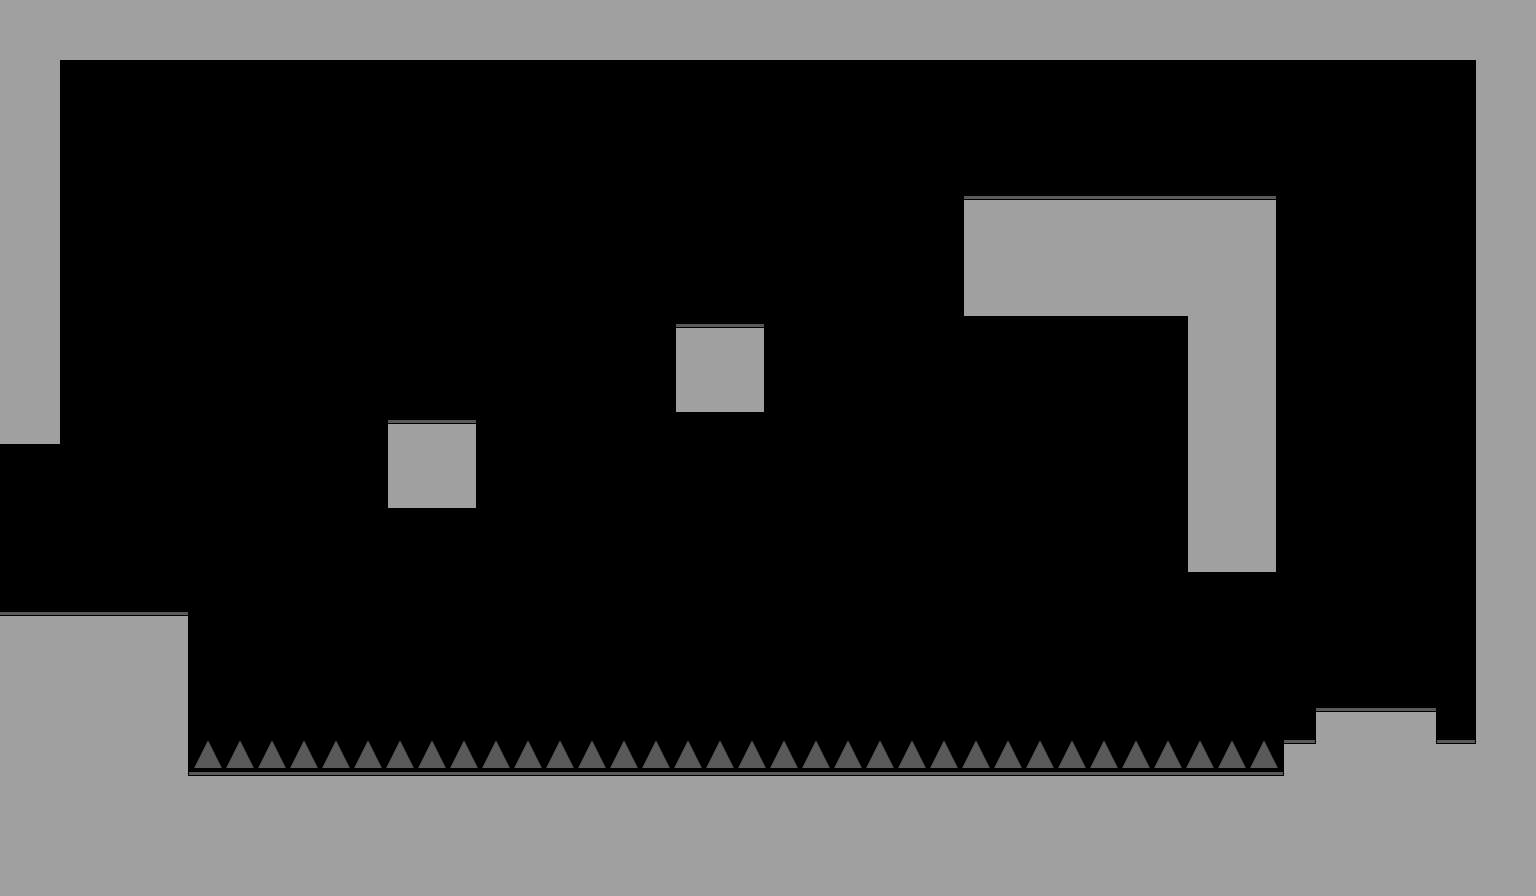

A 2D game scene composited from a Tiled map and its tileset images. What follows is a short description and the map's XML, with every tile layer's data as written:
An orthogonal 48x28 tile map with 32x32 px tiles, 1 tile layer (main-layer) and 11 objects (8x props::BombCrate, background::Parallax, collectibles::Powerup, left).

<map version="1.0" orientation="orthogonal" renderorder="right-down" width="48" height="28" tilewidth="32" tileheight="32" nextobjectid="28">
 <properties>
  <property name="tileset" value="level1" />
 </properties>
 <tileset firstgid="1" name="tilemap1" tilewidth="32" tileheight="32" tilecount="20" columns="5">
  <image source="tilemap1.png" width="160" height="128" />
  <terraintypes>
   <terrain name="terrain" tile="-1" />
  </terraintypes>
  <tile id="0" terrain=",,,0" />
  <tile id="1" terrain=",,0,0" />
  <tile id="2" terrain=",,0," />
  <tile id="3" terrain=",0,0,0" />
  <tile id="4" terrain="0,,0,0" />
  <tile id="5" terrain=",0,,0" />
  <tile id="6" terrain="0,0,0,0" />
  <tile id="7" terrain="0,,0," />
  <tile id="8" terrain="0,0,,0" />
  <tile id="9" terrain="0,0,0," />
  <tile id="10" terrain=",0,," />
  <tile id="11" terrain="0,0,," />
  <tile id="12" terrain="0,,," />
 </tileset>
 <layer name="main-layer" width="48" height="28">
  <data encoding="csv">
7,7,7,7,7,7,7,7,7,7,7,7,7,7,7,7,7,7,7,7,7,7,7,7,7,7,7,7,7,7,7,7,7,7,7,7,7,7,7,7,7,7,7,7,7,7,7,7,
7,10,12,12,12,12,12,12,12,12,12,12,12,12,12,12,12,12,12,12,12,12,12,12,12,12,12,12,12,12,12,12,12,12,12,12,12,12,12,12,12,12,12,12,12,12,9,7,
7,8,0,0,0,0,0,0,0,0,0,0,0,0,0,0,0,0,0,0,0,0,0,0,0,0,0,0,0,0,0,0,0,0,0,0,0,0,0,0,0,0,0,0,0,0,6,7,
7,8,0,0,0,0,0,0,0,0,0,0,0,0,0,0,0,0,0,0,0,0,0,0,0,0,0,0,0,0,0,0,0,0,0,0,0,0,0,0,0,0,0,0,0,0,6,7,
7,8,0,0,0,0,0,0,0,0,0,0,0,0,0,0,0,0,0,0,0,0,0,0,0,0,0,0,0,0,0,0,0,0,0,0,0,0,0,0,0,0,0,0,0,0,6,7,
7,8,0,0,0,0,0,0,0,0,0,0,0,0,0,0,0,0,0,0,0,0,0,0,0,0,0,0,0,0,0,0,0,0,0,0,0,0,0,0,0,0,0,0,0,0,6,7,
7,8,0,0,0,0,0,0,0,0,0,0,0,0,0,0,0,0,0,0,0,0,0,0,0,0,0,0,0,0,1,2,2,2,2,2,2,2,2,3,0,0,0,0,0,0,6,7,
7,8,0,0,0,0,0,0,0,0,0,0,0,0,0,0,0,0,0,0,0,0,0,0,0,0,0,0,0,0,6,7,7,7,7,7,7,7,7,8,0,0,0,0,0,0,6,7,
7,8,0,0,0,0,0,0,0,0,0,0,0,0,0,0,0,0,0,0,0,0,0,0,0,0,0,0,0,0,6,7,7,7,7,7,7,7,7,8,0,0,0,0,0,0,6,7,
7,8,0,0,0,0,0,0,0,0,0,0,0,0,0,0,0,0,0,0,0,0,0,0,0,0,0,0,0,0,11,12,12,12,12,12,12,9,7,8,0,0,0,0,0,0,6,7,
7,8,0,0,0,0,0,0,0,0,0,0,0,0,0,0,0,0,0,0,0,1,2,3,0,0,0,0,0,0,0,0,0,0,0,0,0,6,7,8,0,0,0,0,0,0,6,7,
7,8,0,0,0,0,0,0,0,0,0,0,0,0,0,0,0,0,0,0,0,6,7,8,0,0,0,0,0,0,0,0,0,0,0,0,0,6,7,8,0,0,0,0,0,0,6,7,
7,8,0,0,0,0,0,0,0,0,0,0,0,0,0,0,0,0,0,0,0,11,12,13,0,0,0,0,0,0,0,0,0,0,0,0,0,6,7,8,0,0,0,0,0,0,6,7,
12,13,0,0,0,0,0,0,0,0,0,0,1,2,3,0,0,0,0,0,0,0,0,0,0,0,0,0,0,0,0,0,0,0,0,0,0,6,7,8,0,0,0,0,0,0,6,7,
0,0,0,0,0,0,0,0,0,0,0,0,6,7,8,0,0,0,0,0,0,0,0,0,0,0,0,0,0,0,0,0,0,0,0,0,0,6,7,8,0,0,0,0,0,0,6,7,
0,0,0,0,0,0,0,0,0,0,0,0,11,12,13,0,0,0,0,0,0,0,0,0,0,0,0,0,0,0,0,0,0,0,0,0,0,6,7,8,0,0,0,0,0,0,6,7,
0,0,0,0,0,0,0,0,0,0,0,0,0,0,0,0,0,0,0,0,0,0,0,0,0,0,0,0,0,0,0,0,0,0,0,0,0,6,7,8,0,0,0,0,0,0,6,7,
0,0,0,0,0,0,0,0,0,0,0,0,0,0,0,0,0,0,0,0,0,0,0,0,0,0,0,0,0,0,0,0,0,0,0,0,0,11,12,13,0,0,0,0,0,0,6,7,
0,0,0,0,0,0,0,0,0,0,0,0,0,0,0,0,0,0,0,0,0,0,0,0,0,0,0,0,0,0,0,0,0,0,0,0,0,0,0,0,0,0,0,0,0,0,6,7,
2,2,2,2,2,3,0,0,0,0,0,0,0,0,0,0,0,0,0,0,0,0,0,0,0,0,0,0,0,0,0,0,0,0,0,0,0,0,0,0,0,0,0,0,0,0,6,7,
7,7,7,7,7,8,0,0,0,0,0,0,0,0,0,0,0,0,0,0,0,0,0,0,0,0,0,0,0,0,0,0,0,0,0,0,0,0,0,0,0,0,0,0,0,0,6,7,
7,7,7,7,7,8,0,0,0,0,0,0,0,0,0,0,0,0,0,0,0,0,0,0,0,0,0,0,0,0,0,0,0,0,0,0,0,0,0,0,0,0,0,0,0,0,6,7,
7,7,7,7,7,8,0,0,0,0,0,0,0,0,0,0,0,0,0,0,0,0,0,0,0,0,0,0,0,0,0,0,0,0,0,0,0,0,0,0,0,1,2,2,3,0,6,7,
7,7,7,7,7,8,18,18,18,18,18,18,18,18,18,18,18,18,18,18,18,18,18,18,18,18,18,18,18,18,18,18,18,18,18,18,18,18,18,18,1,4,7,7,5,2,4,7,
7,7,7,7,7,5,2,2,2,2,2,2,2,2,2,2,2,2,2,2,2,2,2,2,2,2,2,2,2,2,2,2,2,2,2,2,2,2,2,2,4,7,7,7,7,7,7,7,
7,7,7,7,7,7,7,7,7,7,7,7,7,7,7,7,7,7,7,7,7,7,7,7,7,7,7,7,7,7,7,7,7,7,7,7,7,7,7,7,7,7,7,7,7,7,7,7,
7,7,7,7,7,7,7,7,7,7,7,7,7,7,7,7,7,7,7,7,7,7,7,7,7,7,7,7,7,7,7,7,7,7,7,7,7,7,7,7,7,7,7,7,7,7,7,7,
7,7,7,7,7,7,7,7,7,7,7,7,7,7,7,7,7,7,7,7,7,7,7,7,7,7,7,7,7,7,7,7,7,7,7,7,7,7,7,7,7,7,7,7,7,7,7,7
</data>
 </layer>
 <objectgroup name="object-layer">
  <object id="2" name="background" type="background::Parallax" x="527.333" y="285.333">
   <properties>
    <property name="factor" type="float" value="0.5" />
    <property name="name" type="file" value="background1.png" />
   </properties>
  </object>
  <object id="4" name="powerup5" type="collectibles::Powerup" x="1352" y="648" width="48" height="48">
   <properties>
    <property name="level" type="int" value="5" />
   </properties>
  </object>
  <object id="14" name="bombcrate1" type="props::BombCrate" x="1280" y="480" width="96" height="96" />
  <object id="19" name="bombcrate2" type="props::BombCrate" x="1376" y="480" width="96" height="96" />
  <object id="22" name="bombcrate4" type="props::BombCrate" x="1376" y="384" width="96" height="96" />
  <object id="23" name="bombcrate3" type="props::BombCrate" x="1280" y="384" width="96" height="96" />
  <object id="24" name="bombcrate5" type="props::BombCrate" x="1280" y="288" width="96" height="96" />
  <object id="25" name="bombcrate6" type="props::BombCrate" x="1376" y="288" width="96" height="96" />
  <object id="26" name="bombcrate7" type="props::BombCrate" x="1280" y="192" width="96" height="96" />
  <object id="27" name="bombcrate8" type="props::BombCrate" x="1376" y="192" width="96" height="96" />
 </objectgroup>
 <objectgroup name="warp-layer">
  <object id="15" name="0 -&gt; 3.1" type="left" x="0" y="448" width="64" height="160" />
 </objectgroup>
</map>
